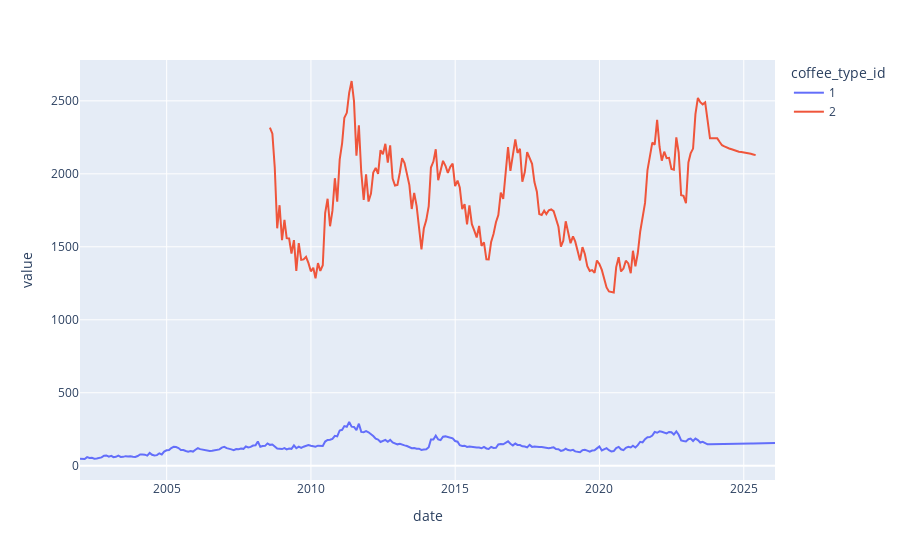

Source (notebook cell):
### Code cell
# Note: Arabica and Robusta represent id 1 and id 2
px.line(price_df, x = 'date', y = ['price'], color = "coffee_type_id", title = '')

### Figure 1 — Plotly figure (JSON) as saved in the notebook; plotly's stock layout.template omitted (floating-point values rounded to 4 significant figures; data arrays with more than 128 entries replaced by an {"elided": "..."} marker saying what was removed)
{"data": [{"hovertemplate": "coffee_type_id=1<br>variable=price<br>date=%{x}<br>value=%{y}<extra></extra>", "legendgroup": "1", "line": {"color": "#636efa", "dash": "solid"}, "marker": {"symbol": "circle"}, "mode": "lines", "name": "1", "orientation": "v", "showlegend": true, "type": "scatter", "x": {"elided": "290 str values"}, "xaxis": "x", "y": {"elided": "290 float values"}, "yaxis": "y"}, {"hovertemplate": "coffee_type_id=2<br>variable=price<br>date=%{x}<br>value=%{y}<extra></extra>", "legendgroup": "2", "line": {"color": "#EF553B", "dash": "solid"}, "marker": {"symbol": "circle"}, "mode": "lines", "name": "2", "orientation": "v", "showlegend": true, "type": "scatter", "x": {"elided": "203 str values"}, "xaxis": "x", "y": {"elided": "203 float values"}, "yaxis": "y"}], "layout": {"legend": {"title": {"text": "coffee_type_id"}, "tracegroupgap": 0}, "margin": {"t": 60}, "xaxis": {"anchor": "y", "domain": [0, 1], "title": {"text": "date"}}, "yaxis": {"anchor": "x", "domain": [0, 1], "title": {"text": "value"}}}}
